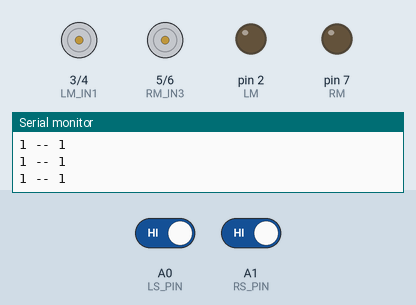
This sketch was run on a simulated Arduino Uno, built with avr-gcc and run on an emulated ATmega328P. Parts: motor-driver pin pairs drawn as motors (green arrow = first pin HIGH = forward, orange = second pin HIGH = backward, longer = more drive), output pins drawn as LEDs (lit = HIGH), the last lines printed to the serial monitor. Inputs (shaded band) come from the test bench; at power-on: A0 (LS_PIN) HIGH, A1 (RS_PIN) HIGH.

Above: at 1.2 s.
1.3 s: A0 (LS_PIN) driven LOW
At 2.5 s:
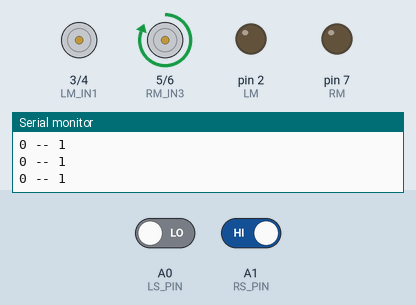
2.8 s: A1 (RS_PIN) driven LOW
At 3.9 s:
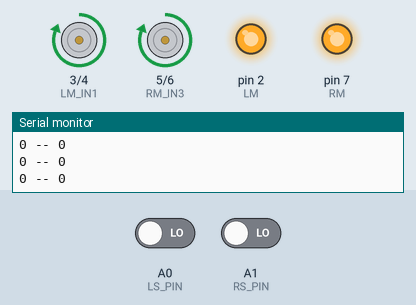
4.4 s: A0 (LS_PIN) driven HIGH
At 5.2 s:
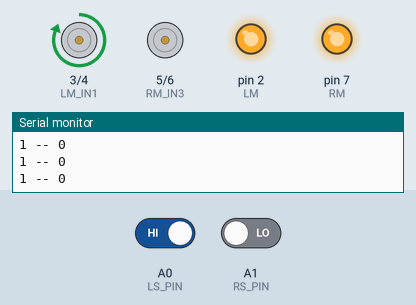
5.9 s: A1 (RS_PIN) driven HIGH
At 6.5 s:
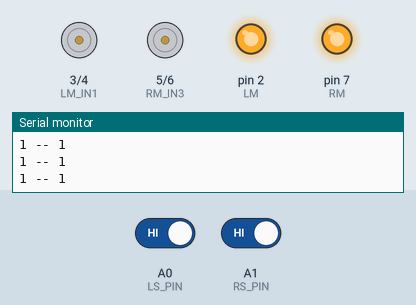
7.4 s: A0 (LS_PIN) driven LOW
At 7.8 s:
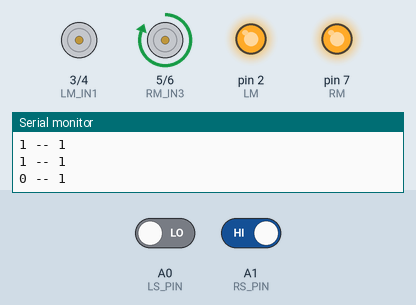
Timing chart, 0 to 9.9 s (numbered marks = the images above; inputs shaded):
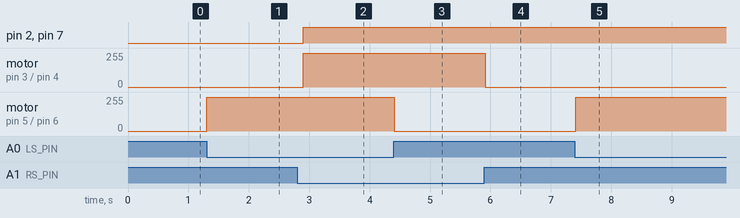

The sketch:

02SmartSystems-LineFollowerSensor.ino
```cpp
/*-------definning Inputs------*/
// Motor A (Left Motor Connections)
int LM = 2;
int LM_IN1 = 3;
int LM_IN2 = 4;

// Motor B (Right Motor Connections)
int RM = 7;
int RM_IN3 = 5;
int RM_IN4 = 6;

// Define maximum motor speed. This can go up to 255. Using 50 under testing.
int MaxSpeed = 130;

// Sensor Reading
int LS_PIN = A0;
int RS_PIN = A1;
int LS_STATE;
int RS_STATE;

void setup() {
  // Set all the motor control pins to outputs
  pinMode(LM, OUTPUT);
  pinMode(RM, OUTPUT);
  pinMode(LM_IN1, OUTPUT);
  pinMode(LM_IN2, OUTPUT);
  pinMode(RM_IN3, OUTPUT);
  pinMode(RM_IN4, OUTPUT);

  // Turn off motors - Initial state
  digitalWrite(LM_IN1, LOW);
  digitalWrite(LM_IN2, LOW);
  digitalWrite(RM_IN3, LOW);
  digitalWrite(RM_IN4, LOW);

  Serial.begin(9600);
}

void loop() {

  LS_STATE = digitalRead(LS_PIN);
  RS_STATE = digitalRead(RS_PIN);

Serial.print(LS_STATE);
Serial.print(" -- ");
Serial.print(RS_STATE);
Serial.println("");
Serial.println("");
delay(100);

  if(!(digitalRead(LS_PIN)) && !(digitalRead(RS_PIN)))                              // Move forward
  {
        analogWrite(LM, MaxSpeed);
        analogWrite(RM, MaxSpeed);
        digitalWrite(LM_IN1, HIGH);
        digitalWrite(LM_IN2, LOW);
        digitalWrite(RM_IN3, HIGH);
        digitalWrite(RM_IN4, LOW);
  }

  else if(!digitalRead(LS_PIN) && digitalRead(RS_PIN))                             // Turn right
  {
        digitalWrite(LM_IN1, LOW);
        digitalWrite(LM_IN2, LOW);
        digitalWrite(RM_IN3, HIGH);
        digitalWrite(RM_IN4, LOW);
        delay(300);
  }

  else if(digitalRead(LS_PIN) && (!digitalRead(RS_PIN)))                            // Turn left
  {
        digitalWrite(LM_IN1, HIGH);
        digitalWrite(LM_IN2, LOW);
        digitalWrite(RM_IN3, LOW);
        digitalWrite(RM_IN4, LOW);
  }

  else if(digitalRead(LS_PIN) && digitalRead(RS_PIN))                        // STOP
  {
        digitalWrite(LM_IN1, LOW);
        digitalWrite(LM_IN2, LOW);
        digitalWrite(RM_IN3, LOW);
        digitalWrite(RM_IN4, LOW);
  }
}
```

Measured:
- after the input at 1.3 s, motor on pin 5 (RM_IN3) / pin 6 (RM_IN4): stopped → forward 255/255 at once
- after the input at 2.8 s, pin 2 (LM), pin 7 (RM): LOW → HIGH after 0.10 s; motor on pin 3 (LM_IN1) / pin 4 (LM_IN2): stopped → forward 255/255 after 0.10 s
- after the input at 4.4 s, motor on pin 5 (RM_IN3) / pin 6 (RM_IN4): forward 255/255 → stopped at once
- after the input at 5.9 s, motor on pin 3 (LM_IN1) / pin 4 (LM_IN2): forward 255/255 → stopped at once
- after the input at 7.4 s, motor on pin 5 (RM_IN3) / pin 6 (RM_IN4): stopped → forward 255/255 at once
